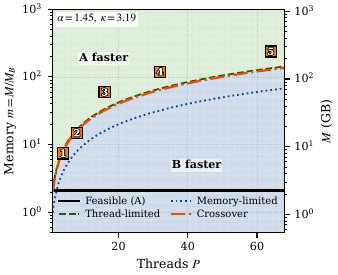

Recreate this plot in Python.
from __future__ import annotations

from dataclasses import dataclass
from typing import Optional, Sequence, Tuple

import numpy as np
import matplotlib.pyplot as plt
from matplotlib.colors import ListedColormap, BoundaryNorm
import matplotlib.patheffects as pe


@dataclass(frozen=True)
class MPPoint:
    """Optional point overlay on the (m, P) plot."""
    m: float
    P: int
    label: str = ""          # kept for caption use; not drawn on-plot
    marker: str = "s"
    ms: float = 8.0


def plot_m_P_decision_map_prx(
    *,
    alpha: float,
    kappa: float,
    m_range: Tuple[float, float] = (0.5, 1e3),
    P_range: Tuple[int, int] = (1, 64),
    n_m: int = 350,
    n_P: int = 260,
    points: Optional[Sequence[MPPoint]] = None,
    annotate_points: bool = True,   # numbers only
    savepath: Optional[str] = None,
    M_B_gb: Optional[float] = None,
) -> None:
    """Single-column PRX-style decision map in (m, P) for fixed (alpha, kappa)."""
    if alpha < 1.0:
        raise ValueError("alpha must be >= 1.")
    if kappa < 1.0:
        raise ValueError("kappa must be >= 1.")

    m_min, m_max = m_range
    P_min, P_max = P_range
    if not (0.0 < m_min < m_max):
        raise ValueError("Invalid m_range. Must satisfy 0 < m_min < m_max.")
    if not (1 <= P_min < P_max):
        raise ValueError("Invalid P_range. Must satisfy 1 <= P_min < P_max.")

    # --- PRX/APS-ish style (match sister plot) ---
    plt.rcParams.update(
        {
            "figure.dpi": 120,
            "savefig.dpi": 300,
            "font.size": 9.0,
            "axes.labelsize": 9.0,
            "axes.titlesize": 9.5,
            "legend.fontsize": 7.6,
            "xtick.labelsize": 8.0,
            "ytick.labelsize": 8.0,
            "axes.linewidth": 0.7,
            "pdf.fonttype": 42,
            "ps.fonttype": 42,
            "font.family": "serif",
            "mathtext.fontset": "stix",
        }
    )

    # APS single-column width ~3.375"
    fig, ax = plt.subplots(figsize=(3.375, 2.75), constrained_layout=True)

    # --- grids ---
    m_vals = np.logspace(np.log10(m_min), np.log10(m_max), n_m)
    P_vals = np.unique(np.round(np.logspace(np.log10(P_min), np.log10(P_max), n_P)).astype(int))
    P_grid, m_grid = np.meshgrid(P_vals, m_vals)

    # --- decision map ---
    P_B = np.minimum(P_grid, m_grid)
    P_A = np.minimum(P_grid, m_grid / (alpha**2))

    eps = 1e-12
    R = (1.0 / kappa) * (P_B / np.maximum(P_A, eps)) * (alpha**3)
    feasible_A = m_grid >= alpha**2
    Z = ((R < 1.0) & feasible_A).astype(int)

    # --- background (print-friendly, 2-class) ---
    # --- background (semantically tied to the alpha-kappa plot) ---
    # 0: B faster (blue-tint), 1: A faster (green-tint)
    color_B = "#C9D6E8"   # same family as your B-faster region
    color_A = "#D8EBD2"   # soft green
    cmap = ListedColormap([color_B, color_A])
    norm = BoundaryNorm([-0.5, 0.5, 1.5], cmap.N)

    ax.set_yscale("log")
    ax.pcolormesh(P_grid, m_vals[:, None], Z, shading="auto", cmap=cmap, norm=norm)

    # Subtle in-panel labels to echo the a-k plot (optional but nice)
    ax.text(0.22, 0.78, "A faster", transform=ax.transAxes,
            ha="center", va="center", fontsize=8.0, fontweight="bold",
            bbox=dict(facecolor="white", edgecolor="none", alpha=0.55, pad=0.8))
    ax.text(0.62, 0.30, "B faster", transform=ax.transAxes,
            ha="center", va="center", fontsize=8.0, fontweight="bold",
            bbox=dict(facecolor="white", edgecolor="none", alpha=0.55, pad=0.8))

    ax.set_xlabel(r"Threads $P$")
    ax.set_ylabel(r"Memory $m=M/M_B$")
    ax.set_xlim(P_min, P_max)
    ax.set_ylim(m_min, m_max)

    # in-panel parameter label
    ax.text(
        0.02,
        0.98,
        rf"$\alpha={alpha:g},\ \kappa={kappa:g}$",
        transform=ax.transAxes,
        ha="left",
        va="top",
        fontsize=8.0,
        bbox=dict(facecolor="white", edgecolor="none", alpha=0.85, pad=1.2),
    )

    # --- secondary y-axis (GB) ---
    if M_B_gb is not None:
        if M_B_gb <= 0:
            raise ValueError("M_B_gb must be positive (GB per B-trajectory).")

        def m_to_gb(m: float) -> float:
            return m * M_B_gb

        def gb_to_m(M: float) -> float:
            return M / M_B_gb

        secax = ax.secondary_yaxis("right", functions=(m_to_gb, gb_to_m))
        secax.set_ylabel(r"$M$ (GB)")
        secax.tick_params(labelsize=8.0)

    # --- boundary lines ---
    # --- boundary lines (use semantic colors tied to a-k plot) ---
    P_line = np.linspace(P_min, P_max, 800)
    lw_main = 1.6
    lw_aux  = 1.3

    col_feas = "#000000"   # pure black
    col_thr  = "#1B5E20"   # dark green
    col_mem  = "#0D47A1"   # dark blue
    col_x    = "#E65100"   # strong orange
    l_feas, = ax.plot(P_line, np.full_like(P_line, alpha**2),
                    lw=lw_main, color=col_feas, ls="-", label="Feasible (A)")

    l_thr,  = ax.plot(P_line, (alpha**2) * P_line,
                    lw=lw_aux, color=col_thr, ls="--", label="Thread-limited")

    l_mem,  = ax.plot(P_line, P_line,
                    lw=lw_aux, color=col_mem, ls=":", label="Memory-limited")

    l_mix,  = ax.plot(P_line, (alpha**5 / kappa) * P_line,
                    lw=lw_main, color=col_x, ls="-.", label="Crossover")

    # --- overlay points: numbers INSIDE squares, with stroke (fixed) ---
    if points:
        for i, p in enumerate(points, start=1):
            marker_color = "#F57C00"  # same orange family as crossover

            ax.plot(
                p.P, p.m,
                p.marker,
                ms=8,
                color=marker_color,
                markeredgecolor="black",
                markeredgewidth=1.0,
                zorder=9,
            )

            if True:
                # small inward nudge if we're hugging an axis edge
                x = p.P
                y = p.m / 1.03
                if p.P >= P_max * 0.95:
                    x = p.P - 0.8
                if p.P <= P_min * 1.2:
                    x = p.P + 0.6
                if p.m >= m_max / 1.1:
                    y = p.m / 1.05

            ax.text(
                x, y, f"{i}",
                ha="center", va="center",
                fontsize=7.2,
                fontweight="bold",
                color="white",
                path_effects=[pe.withStroke(linewidth=1.2, foreground="black")],
                zorder=10,
                clip_on=False,
            )

    # --- grid ---
    ax.grid(True, which="major", linestyle=":", linewidth=0.6, alpha=0.55)
    ax.grid(False, which="minor")

    # --- legend inside plot (2x2), slightly higher to avoid clipping ---
    ax.legend(
        handles=[l_feas, l_thr, l_mem, l_mix],
        loc="lower center",
        bbox_to_anchor=(0.50, 0.04),  # was 0.05; reduce edge overlap
        ncol=2,
        frameon=False,
        handlelength=2.0,
        columnspacing=1.0,
        handletextpad=0.6,
        labelspacing=0.35,
        borderaxespad=0.0,
        fontsize=7.2,
    )

    if savepath:
        fig.savefig(savepath, dpi=300)
    plt.show()


if __name__ == "__main__":
    L = 1024
    chi_B = 256
    bytes_per_complex = 16 # Could also be 8
    overhead = 2.0
    M_B_gb = overhead * (L * chi_B**2 * bytes_per_complex) / 1e9

    plot_m_P_decision_map_prx(
        alpha=1.5,
        kappa=5.0,
        m_range=(0.5, 1e3),
        P_range=(1, 68),
        M_B_gb=M_B_gb,
        points=[
            MPPoint(m=8.0  / M_B_gb, P=4),    # Edge / embedded
            MPPoint(m=16.0 / M_B_gb, P=8),    # Developer laptop
            MPPoint(m=64.0 / M_B_gb, P=16),   # Research desktop
            MPPoint(m=128.0 / M_B_gb, P=32),  # Small server / workstation
            MPPoint(m=256.0 / M_B_gb, P=64),  # HPC node
        ],
        savepath="mp_plot.pdf",
    )
